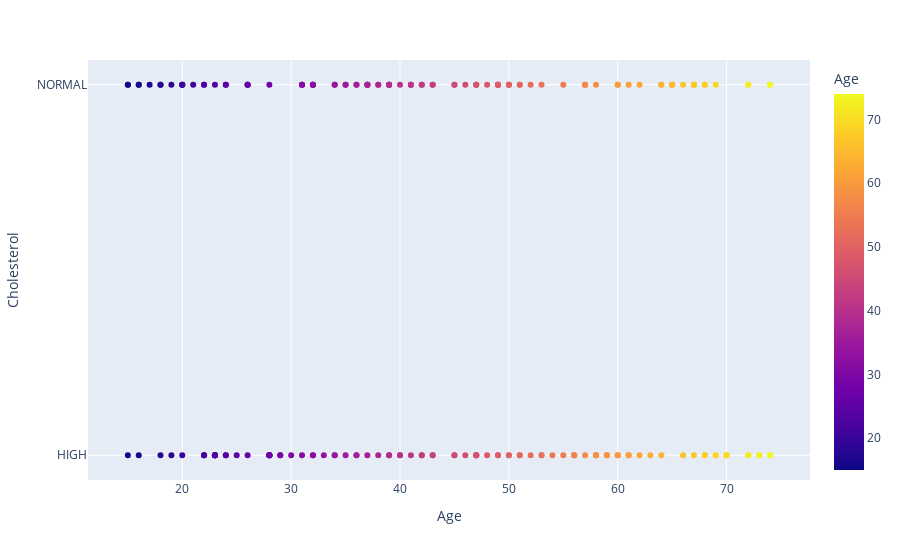

Write notebook code for a chart like this one.
### Code cell
# Através das visualizações acima, é possível dizer que a droga Y é consumida por todas as idaedes e contém o maior valor de Na_to_K
fig = px.scatter(df, x="Age", y="Cholesterol" , color = "Age" )
fig.show()

### Figure 1 — Plotly figure (JSON) as saved in the notebook; plotly's stock layout.template omitted (floating-point values rounded to 4 significant figures; data arrays with more than 128 entries replaced by an {"elided": "..."} marker saying what was removed)
{"data": [{"hovertemplate": "Age=%{marker.color}<br>Cholesterol=%{y}<extra></extra>", "legendgroup": "", "marker": {"color": {"elided": "200 int values"}, "coloraxis": "coloraxis", "symbol": "circle"}, "mode": "markers", "name": "", "orientation": "h", "showlegend": false, "type": "scatter", "x": {"elided": "200 int values"}, "xaxis": "x", "y": {"elided": "200 str values"}, "yaxis": "y"}], "layout": {"coloraxis": {"colorbar": {"title": {"text": "Age"}}, "colorscale": [[0, "#0d0887"], [0.1111, "#46039f"], [0.2222, "#7201a8"], [0.3333, "#9c179e"], [0.4444, "#bd3786"], [0.5556, "#d8576b"], [0.6667, "#ed7953"], [0.7778, "#fb9f3a"], [0.8889, "#fdca26"], [1, "#f0f921"]]}, "legend": {"tracegroupgap": 0}, "margin": {"t": 60}, "xaxis": {"anchor": "y", "domain": [0, 1], "title": {"text": "Age"}}, "yaxis": {"anchor": "x", "domain": [0, 1], "title": {"text": "Cholesterol"}}}}
